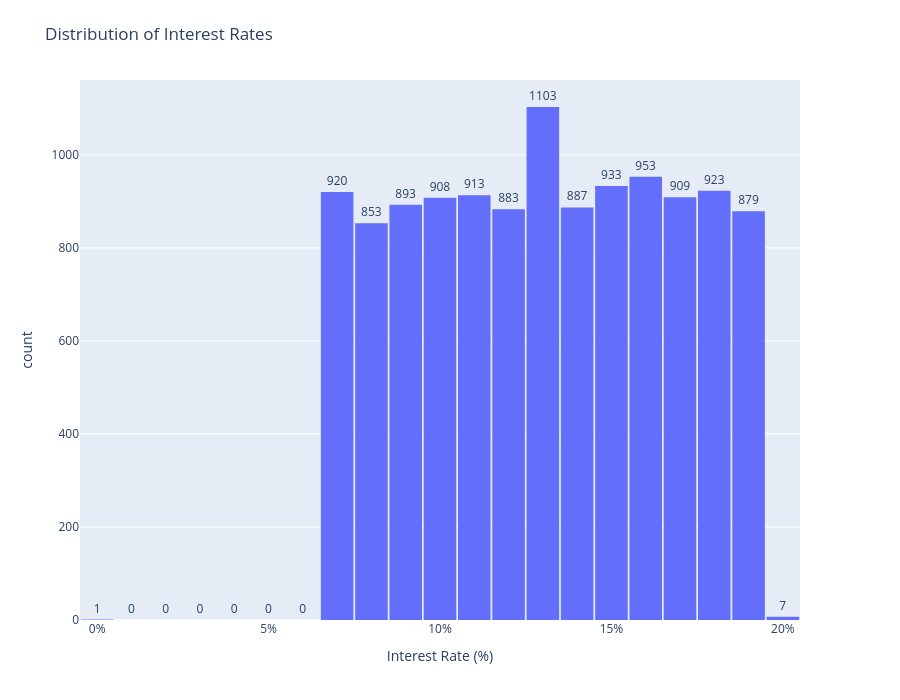

Source (notebook cell):
### Markdown cell above
**Answer:** Interest rates range from **0%** to **19.50%**, with an average interest rate of **13.02%** and a median of **13.06%**. The middle 50% of loans have interest rates between **9.86%** and **16.20%**.

### Code cell
fig = px.histogram(df, x="interest_rate_pct",
                   nbins=20,
                   labels={"interest_rate_pct": "Interest Rate (%)", "count": "Number of Loans"},
                   title="Distribution of Interest Rates")

fig.update_traces(texttemplate="%{y}", textposition="outside")

fig.update_xaxes(ticksuffix="%")

fig.update_layout(height=700, margin=dict(l=80, r=100, t=80, b=80), bargap=0.05)

fig.show()

### Figure 1 — Plotly figure (JSON) as saved in the notebook; plotly's stock layout.template omitted (floating-point values rounded to 4 significant figures; data arrays with more than 128 entries replaced by an {"elided": "..."} marker saying what was removed)
{"data": [{"bingroup": "x", "hovertemplate": "Interest Rate (%)=%{x}<br>count=%{y}<extra></extra>", "legendgroup": "", "marker": {"color": "#636efa", "pattern": {"shape": ""}}, "name": "", "nbinsx": 20, "orientation": "v", "showlegend": false, "textposition": "outside", "texttemplate": "%{y}", "type": "histogram", "x": {"elided": "11965 float values"}, "xaxis": "x", "yaxis": "y"}], "layout": {"bargap": 0.05, "barmode": "relative", "height": 700, "legend": {"tracegroupgap": 0}, "margin": {"b": 80, "l": 80, "r": 100, "t": 80}, "title": {"text": "Distribution of Interest Rates"}, "xaxis": {"anchor": "y", "domain": [0, 1], "ticksuffix": "%", "title": {"text": "Interest Rate (%)"}}, "yaxis": {"anchor": "x", "domain": [0, 1], "title": {"text": "count"}}}}
